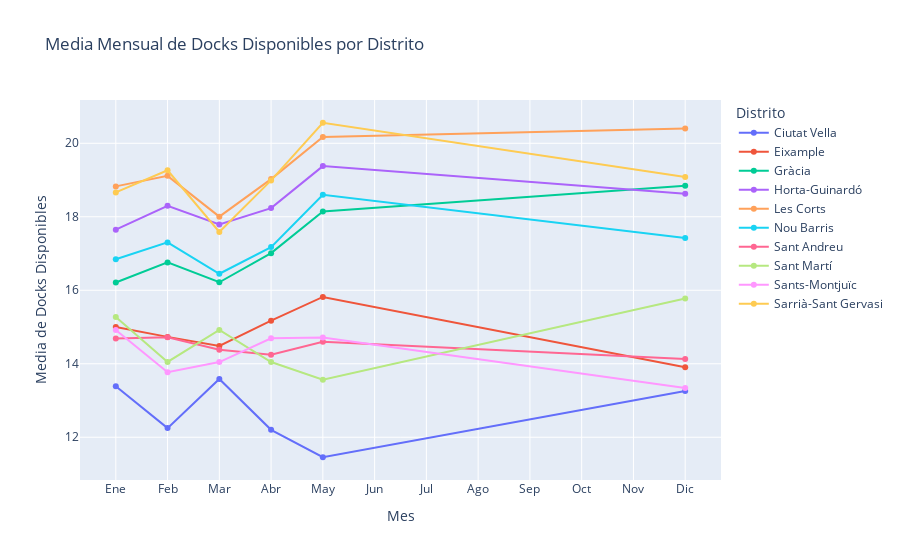

Notebook code for this chart:
### Code cell
import pandas as pd
import geopandas as gpd
import plotly.express as px
import fiona

try:
    districts = gpd.read_file(distritos_geojson)
except fiona.errors.DriverError:
    print(f"Error: No se pudo abrir el archivo {distritos_geojson}. Asegúrate de que sea un GeoJSON válido.")
    exit()

# Asegúrate de usar el sistema de coordenadas WGS84 (EPSG:4326)
districts = districts.to_crs('EPSG:4326')

# Extraer latitud y longitud de las estaciones únicas
estaciones_unicas = Info_bicing_csv[['station_id', 'lat', 'lon']].drop_duplicates(subset=['station_id']).copy()
estaciones_unicas['station_id'] = estaciones_unicas['station_id'].astype(int) # Asegurar tipo entero

# Crear GeoDataFrame para las estaciones
estaciones_unicas_gdf = gpd.GeoDataFrame(estaciones_unicas, geometry=gpd.points_from_xy(estaciones_unicas.lon, estaciones_unicas.lat), crs="EPSG:4326")

# Realizar la unión espacial para asignar cada estación a un distrito
estaciones_con_distrito = gpd.sjoin(estaciones_unicas_gdf, districts[['NOM', 'geometry']], how="inner", predicate='within')
estaciones_con_distrito = estaciones_con_distrito[['station_id', 'NOM']].copy()
estaciones_con_distrito['station_id'] = estaciones_con_distrito['station_id'].astype(int) # Asegurar tipo entero

# Calcular la media mensual de docks disponibles por estación (desde dataframe_consolidado)
if 'last_updated' in dataframe_consolidado.columns and 'station_id' in dataframe_consolidado.columns and 'num_docks_available' in dataframe_consolidado.columns:
    dataframe_consolidado['month'] = pd.to_datetime(dataframe_consolidado['last_updated']).dt.month
    dataframe_consolidado['station_id'] = dataframe_consolidado['station_id'].astype(int)

    monthly_avg_docks_by_station = dataframe_consolidado.groupby(['station_id', 'month'])['num_docks_available'].mean().reset_index()
    monthly_avg_docks_by_station.rename(columns={'num_docks_available': 'avg_docks_available'}, inplace=True)

    # Fusionar la media mensual por estación con la información del distrito
    monthly_avg_docks_with_district = pd.merge(monthly_avg_docks_by_station, estaciones_con_distrito, on='station_id', how='left')
    monthly_avg_docks_with_district.rename(columns={'NOM': 'Distrito'}, inplace=True)

    # Calcular la media de la media de 'avg_docks_available' por mes y distrito
    monthly_avg_docks_by_district_separated = monthly_avg_docks_with_district.groupby(['Distrito', 'month'])['avg_docks_available'].mean().reset_index()

    # Crear el gráfico de líneas con diferenciación por distrito
    fig = px.line(monthly_avg_docks_by_district_separated,
                 x='month',
                 y='avg_docks_available',
                 color='Distrito',
                 title='Media Mensual de Docks Disponibles por Distrito',
                 labels={'month': 'Mes', 'avg_docks_available': 'Media de Docks Disponibles', 'Distrito': 'Distrito'},
                 markers=True)

    # Personalizar las marcas del eje x para mostrar nombres de los meses
    fig.update_xaxes(tickvals=list(range(1, 13)),
                     ticktext=['Ene', 'Feb', 'Mar', 'Abr', 'May', 'Jun',
                               'Jul', 'Ago', 'Sep', 'Oct', 'Nov', 'Dic'])

    fig.show()

else:
    print("Error: Asegúrate de que las columnas 'last_updated', 'station_id' y 'num_docks_available' existen en dataframe_consolidado.")

### Figure 1 — Plotly figure (JSON) as saved in the notebook; plotly's stock layout.template omitted (floating-point values rounded to 4 significant figures)
{"data": [{"hovertemplate": "Distrito=Ciutat Vella<br>Mes=%{x}<br>Media de Docks Disponibles=%{y}<extra></extra>", "legendgroup": "Ciutat Vella", "line": {"color": "#636efa", "dash": "solid"}, "marker": {"symbol": "circle"}, "mode": "lines+markers", "name": "Ciutat Vella", "orientation": "v", "showlegend": true, "type": "scatter", "x": [1.0, 2.0, 3.0, 4.0, 5.0, 12.0], "xaxis": "x", "y": [13.39, 12.25, 13.59, 12.2, 11.46, 13.26], "yaxis": "y"}, {"hovertemplate": "Distrito=Eixample<br>Mes=%{x}<br>Media de Docks Disponibles=%{y}<extra></extra>", "legendgroup": "Eixample", "line": {"color": "#EF553B", "dash": "solid"}, "marker": {"symbol": "circle"}, "mode": "lines+markers", "name": "Eixample", "orientation": "v", "showlegend": true, "type": "scatter", "x": [1.0, 2.0, 3.0, 4.0, 5.0, 12.0], "xaxis": "x", "y": [15.0, 14.73, 14.48, 15.17, 15.82, 13.91], "yaxis": "y"}, {"hovertemplate": "Distrito=Gràcia<br>Mes=%{x}<br>Media de Docks Disponibles=%{y}<extra></extra>", "legendgroup": "Gràcia", "line": {"color": "#00cc96", "dash": "solid"}, "marker": {"symbol": "circle"}, "mode": "lines+markers", "name": "Gràcia", "orientation": "v", "showlegend": true, "type": "scatter", "x": [1.0, 2.0, 3.0, 4.0, 5.0, 12.0], "xaxis": "x", "y": [16.21, 16.76, 16.22, 17.01, 18.15, 18.84], "yaxis": "y"}, {"hovertemplate": "Distrito=Horta-Guinardó<br>Mes=%{x}<br>Media de Docks Disponibles=%{y}<extra></extra>", "legendgroup": "Horta-Guinardó", "line": {"color": "#ab63fa", "dash": "solid"}, "marker": {"symbol": "circle"}, "mode": "lines+markers", "name": "Horta-Guinardó", "orientation": "v", "showlegend": true, "type": "scatter", "x": [1.0, 2.0, 3.0, 4.0, 5.0, 12.0], "xaxis": "x", "y": [17.65, 18.3, 17.79, 18.24, 19.38, 18.63], "yaxis": "y"}, {"hovertemplate": "Distrito=Les Corts<br>Mes=%{x}<br>Media de Docks Disponibles=%{y}<extra></extra>", "legendgroup": "Les Corts", "line": {"color": "#FFA15A", "dash": "solid"}, "marker": {"symbol": "circle"}, "mode": "lines+markers", "name": "Les Corts", "orientation": "v", "showlegend": true, "type": "scatter", "x": [1.0, 2.0, 3.0, 4.0, 5.0, 12.0], "xaxis": "x", "y": [18.83, 19.11, 18.0, 19.03, 20.17, 20.4], "yaxis": "y"}, {"hovertemplate": "Distrito=Nou Barris<br>Mes=%{x}<br>Media de Docks Disponibles=%{y}<extra></extra>", "legendgroup": "Nou Barris", "line": {"color": "#19d3f3", "dash": "solid"}, "marker": {"symbol": "circle"}, "mode": "lines+markers", "name": "Nou Barris", "orientation": "v", "showlegend": true, "type": "scatter", "x": [1.0, 2.0, 3.0, 4.0, 5.0, 12.0], "xaxis": "x", "y": [16.84, 17.3, 16.45, 17.18, 18.6, 17.42], "yaxis": "y"}, {"hovertemplate": "Distrito=Sant Andreu<br>Mes=%{x}<br>Media de Docks Disponibles=%{y}<extra></extra>", "legendgroup": "Sant Andreu", "line": {"color": "#FF6692", "dash": "solid"}, "marker": {"symbol": "circle"}, "mode": "lines+markers", "name": "Sant Andreu", "orientation": "v", "showlegend": true, "type": "scatter", "x": [1.0, 2.0, 3.0, 4.0, 5.0, 12.0], "xaxis": "x", "y": [14.69, 14.72, 14.38, 14.25, 14.6, 14.13], "yaxis": "y"}, {"hovertemplate": "Distrito=Sant Martí<br>Mes=%{x}<br>Media de Docks Disponibles=%{y}<extra></extra>", "legendgroup": "Sant Martí", "line": {"color": "#B6E880", "dash": "solid"}, "marker": {"symbol": "circle"}, "mode": "lines+markers", "name": "Sant Martí", "orientation": "v", "showlegend": true, "type": "scatter", "x": [1.0, 2.0, 3.0, 4.0, 5.0, 12.0], "xaxis": "x", "y": [15.27, 14.05, 14.92, 14.05, 13.57, 15.78], "yaxis": "y"}, {"hovertemplate": "Distrito=Sants-Montjuïc<br>Mes=%{x}<br>Media de Docks Disponibles=%{y}<extra></extra>", "legendgroup": "Sants-Montjuïc", "line": {"color": "#FF97FF", "dash": "solid"}, "marker": {"symbol": "circle"}, "mode": "lines+markers", "name": "Sants-Montjuïc", "orientation": "v", "showlegend": true, "type": "scatter", "x": [1.0, 2.0, 3.0, 4.0, 5.0, 12.0], "xaxis": "x", "y": [14.92, 13.77, 14.05, 14.69, 14.72, 13.34], "yaxis": "y"}, {"hovertemplate": "Distrito=Sarrià-Sant Gervasi<br>Mes=%{x}<br>Media de Docks Disponibles=%{y}<extra></extra>", "legendgroup": "Sarrià-Sant Gervasi", "line": {"color": "#FECB52", "dash": "solid"}, "marker": {"symbol": "circle"}, "mode": "lines+markers", "name": "Sarrià-Sant Gervasi", "orientation": "v", "showlegend": true, "type": "scatter", "x": [1.0, 2.0, 3.0, 4.0, 5.0, 12.0], "xaxis": "x", "y": [18.66, 19.27, 17.59, 18.99, 20.56, 19.08], "yaxis": "y"}], "layout": {"legend": {"title": {"text": "Distrito"}, "tracegroupgap": 0}, "title": {"text": "Media Mensual de Docks Disponibles por Distrito"}, "xaxis": {"anchor": "y", "domain": [0, 1], "ticktext": ["Ene", "Feb", "Mar", "Abr", "May", "Jun", "Jul", "Ago", "Sep", "Oct", "Nov", "Dic"], "tickvals": [1, 2, 3, 4, 5, 6, 7, 8, 9, 10, 11, 12], "title": {"text": "Mes"}}, "yaxis": {"anchor": "x", "domain": [0, 1], "title": {"text": "Media de Docks Disponibles"}}}}
